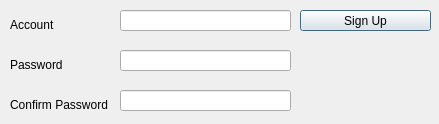
<?xml version="1.0" encoding="UTF-8"?>
<ui version="4.0">
 <class>SignupDialog</class>
 <widget class="QDialog" name="SignupDialog">
  <property name="geometry">
   <rect>
    <x>0</x>
    <y>0</y>
    <width>439</width>
    <height>124</height>
   </rect>
  </property>
  <property name="windowTitle">
   <string>Dialog</string>
  </property>
  <widget class="QPushButton" name="signupButton">
   <property name="geometry">
    <rect>
     <x>300</x>
     <y>10</y>
     <width>131</width>
     <height>21</height>
    </rect>
   </property>
   <property name="text">
    <string>Sign Up</string>
   </property>
  </widget>
  <widget class="QLineEdit" name="accountInput">
   <property name="geometry">
    <rect>
     <x>120</x>
     <y>10</y>
     <width>171</width>
     <height>21</height>
    </rect>
   </property>
  </widget>
  <widget class="QLabel" name="label_2">
   <property name="geometry">
    <rect>
     <x>10</x>
     <y>50</y>
     <width>81</width>
     <height>31</height>
    </rect>
   </property>
   <property name="text">
    <string>&lt;html&gt;&lt;head/&gt;&lt;body&gt;&lt;p&gt;Password&lt;/p&gt;&lt;/body&gt;&lt;/html&gt;</string>
   </property>
  </widget>
  <widget class="QLineEdit" name="passwdInput">
   <property name="geometry">
    <rect>
     <x>120</x>
     <y>50</y>
     <width>171</width>
     <height>21</height>
    </rect>
   </property>
   <property name="echoMode">
    <enum>QLineEdit::Password</enum>
   </property>
  </widget>
  <widget class="QLabel" name="label">
   <property name="geometry">
    <rect>
     <x>10</x>
     <y>10</y>
     <width>71</width>
     <height>31</height>
    </rect>
   </property>
   <property name="text">
    <string>&lt;html&gt;&lt;head/&gt;&lt;body&gt;&lt;p&gt;Account&lt;/p&gt;&lt;/body&gt;&lt;/html&gt;</string>
   </property>
  </widget>
  <widget class="QLineEdit" name="passwdInput_2">
   <property name="geometry">
    <rect>
     <x>120</x>
     <y>90</y>
     <width>171</width>
     <height>21</height>
    </rect>
   </property>
   <property name="echoMode">
    <enum>QLineEdit::Password</enum>
   </property>
  </widget>
  <widget class="QLabel" name="label_3">
   <property name="geometry">
    <rect>
     <x>10</x>
     <y>90</y>
     <width>121</width>
     <height>31</height>
    </rect>
   </property>
   <property name="text">
    <string>&lt;html&gt;&lt;head/&gt;&lt;body&gt;&lt;p&gt;Confirm Password&lt;/p&gt;&lt;/body&gt;&lt;/html&gt;</string>
   </property>
  </widget>
 </widget>
 <resources/>
 <connections/>
</ui>
